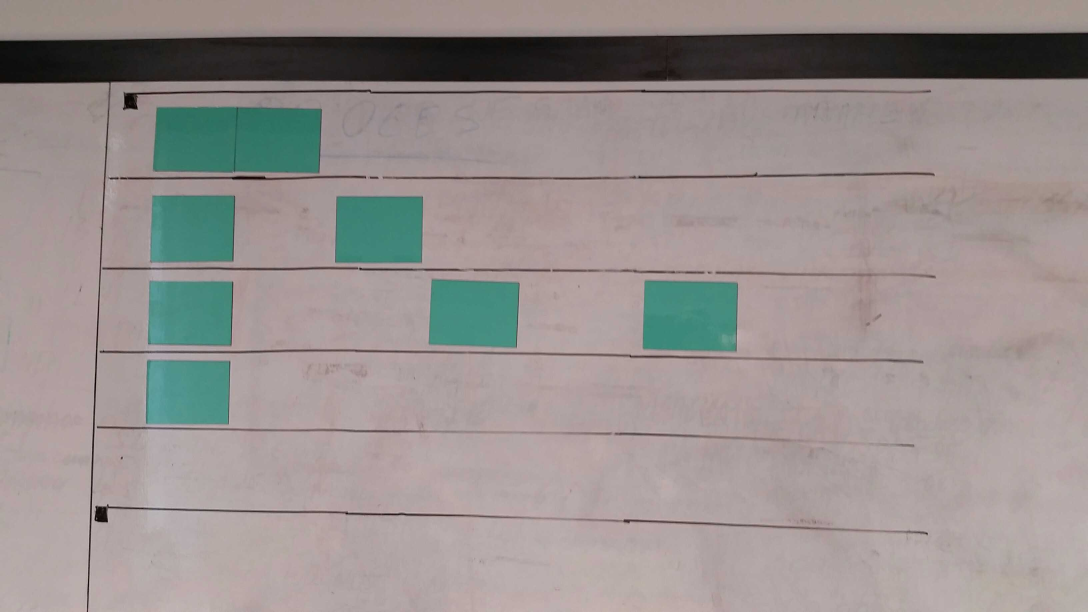
#> input picture a.jpg, 3264 x 1836 px (shown at 1/3 size)
$ jupyter execute dawids-playground.ipynb   (shell and % lines are left out)
#> lines starting #> are read from the running program, lines starting #| are printed output that depends on the picture
[cell 1]
import os
os.sys.path

[cell 2]
from skimage.color import rgb2hsv
from skimage.io import imread, imshow, show

import numpy as np
import matplotlib.pyplot as plt
import cv2

[cell 3]
def show_images(data, small=False):
    fig = plt.figure(figsize=(20, 20))
    ldata = len(data)

    for i, (im, cmap) in enumerate(data, start=1):
        if small:
            ax = fig.add_subplot(1, ldata, i, xticks=[], yticks=[])
            ax.imshow(im, cmap=cmap)
        else:
            fig = plt.figure(figsize=(20, 20))
            imshow(im, cmap=cmap)
            show()
    if small:
        fig.show()

[cell 4]
img = imread("a.jpg")
#> img is the input picture: shape (1836, 3264, 3); mean R, G, B 152.2, 144.4, 142.7
plt.figure(figsize=(20, 20))
imshow(img)
show()

[cell 5]
negative = cv2.bitwise_not(img)
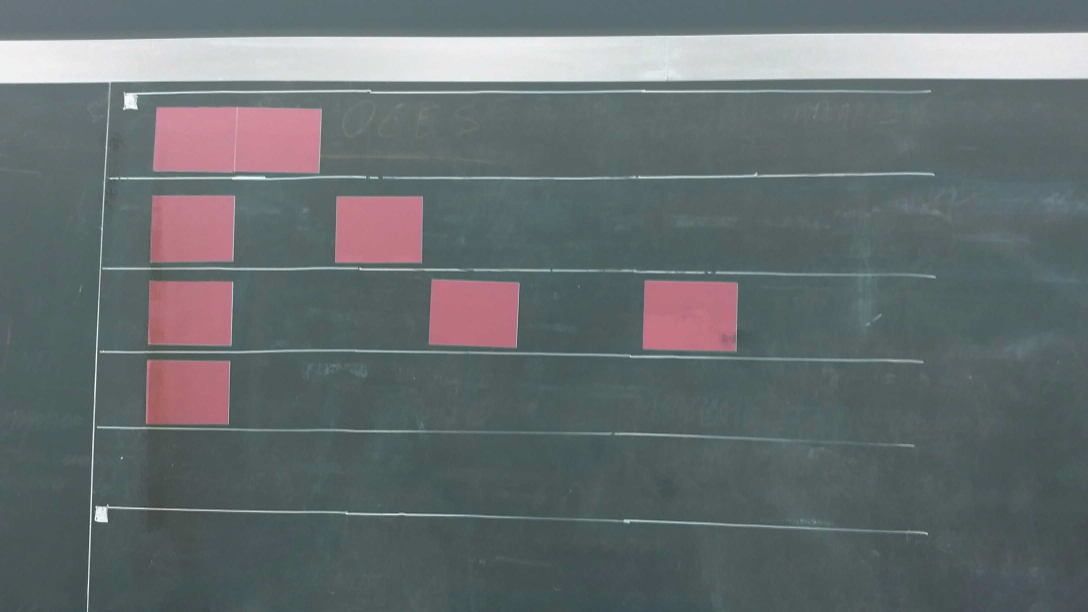
#> negative: shape (1836, 3264, 3) (shown at 1/3 size); mean R, G, B 102.8, 110.6, 112.3
plt.figure(figsize=(20, 20))
imshow(negative)

[cell 6]
normalizedImg = np.zeros((800, 800))
normalized_image = cv2.normalize(negative,  normalizedImg, 0, 255, cv2.NORM_MINMAX)
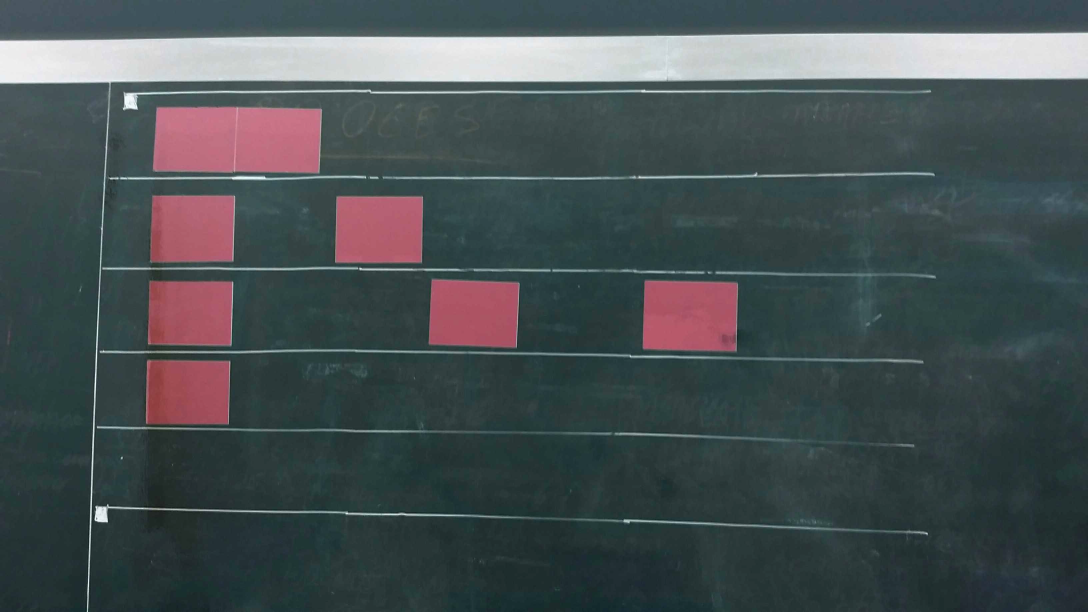
#> normalized_image: shape (1836, 3264, 3) (shown at 1/3 size); mean R, G, B 71.1, 80.5, 82.5
plt.figure(figsize=(20, 20))
imshow(normalized_image)

[cell 7]
blurred_image = cv2.medianBlur(normalized_image, 25)
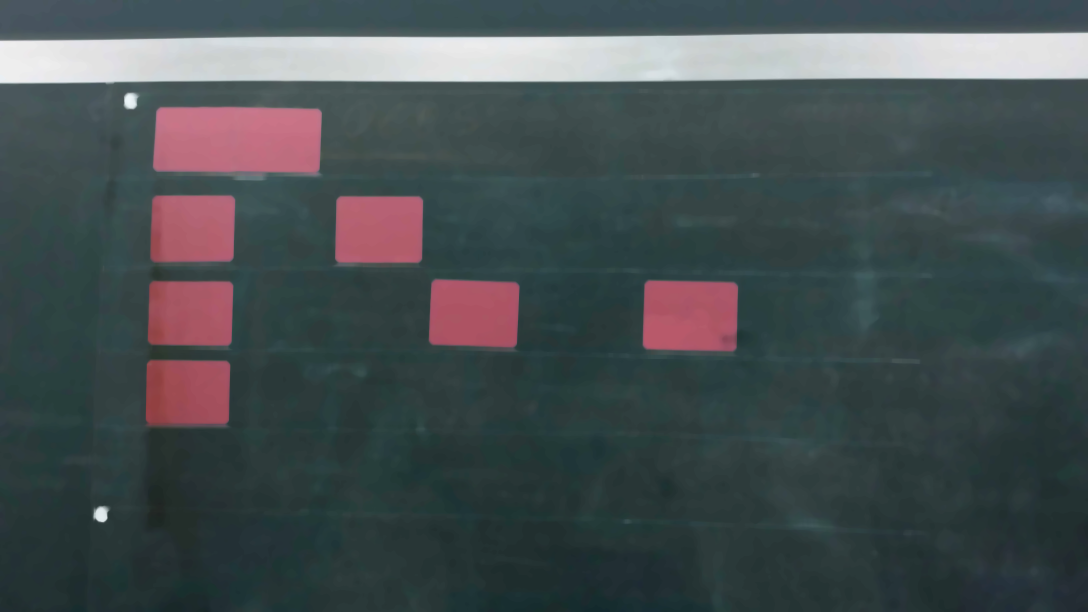
#> blurred_image: shape (1836, 3264, 3) (shown at 1/3 size); mean R, G, B 69.6, 78.8, 80.9
plt.figure(figsize=(20, 20))
imshow(blurred_image)

[cell 8]
hsv = rgb2hsv(blurred_image)
#> hsv: shape (1836, 3264, 3) float64; mean of channels 0, 1, 2 0.534, 0.271, 0.336
h = hsv[:,:,0]
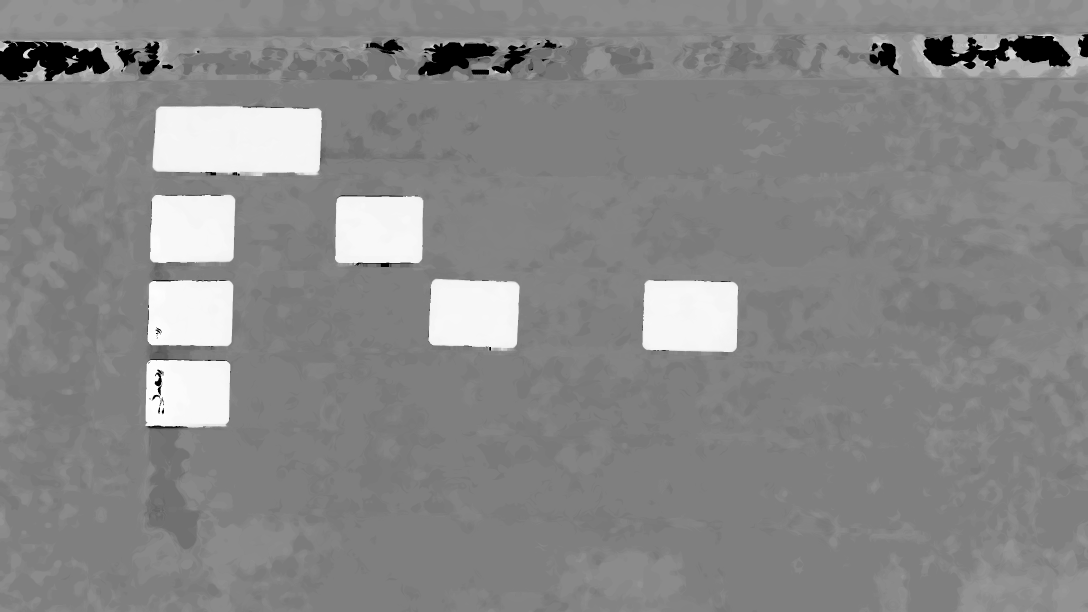
#> h: shape (1836, 3264) float64 (shown at 1/3 size); min 0, max 0.998, mean 0.534
s = hsv[:,:,1]
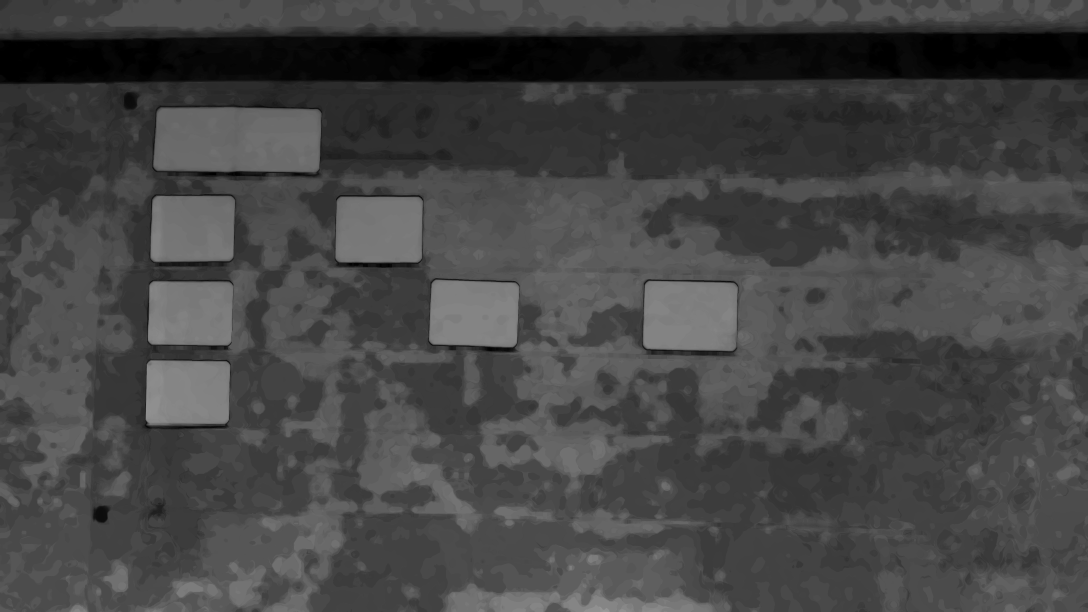
#> s: shape (1836, 3264) float64 (shown at 1/3 size); min 0, max 0.604, mean 0.271
v = hsv[:,:,2]
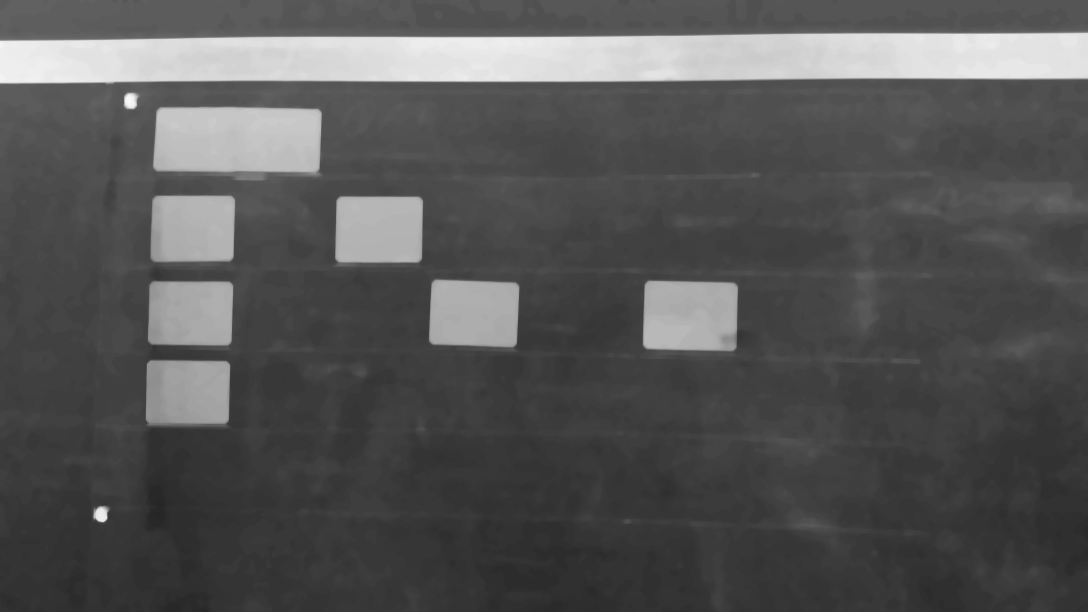
#> v: shape (1836, 3264) float64 (shown at 1/3 size); min 0.141, max 0.973, mean 0.336

show_images([
    (h, 'hsv'),
    (s, 'Greys'),
    (v, 'gray'),
])

$ run again, with b.jpg copied over a.jpg
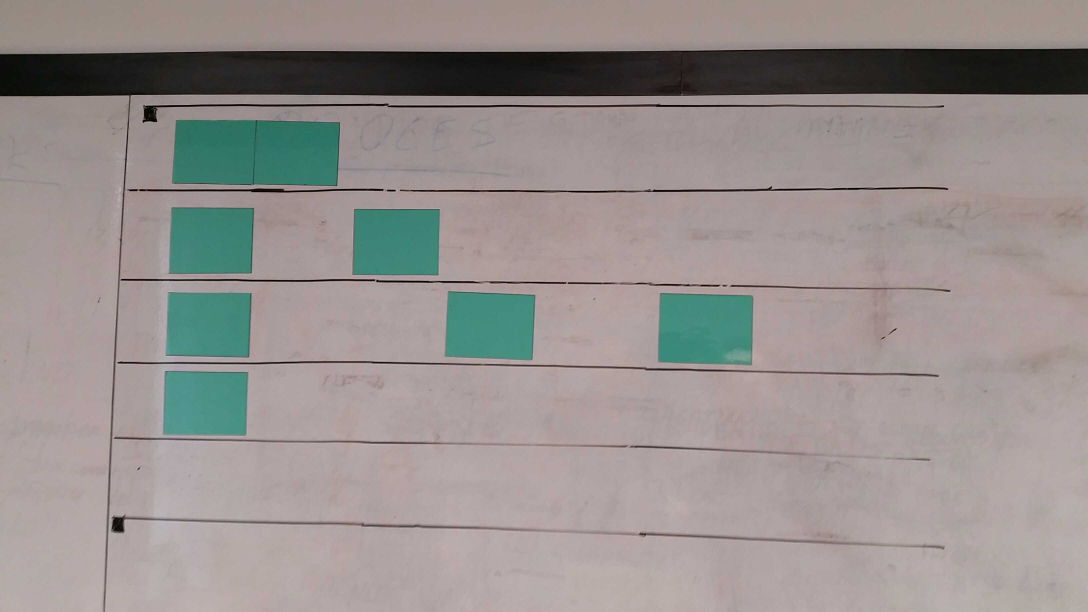
#> input picture b.jpg, 3264 x 1836 px (shown at 1/3 size)
#> img is the input picture: shape (1836, 3264, 3); mean R, G, B 150.7, 144.2, 142
#> hsv: shape (1836, 3264, 3) float64; mean of channels 0, 1, 2 0.541, 0.278, 0.322
#> `s = hsv[:,:,1]`:
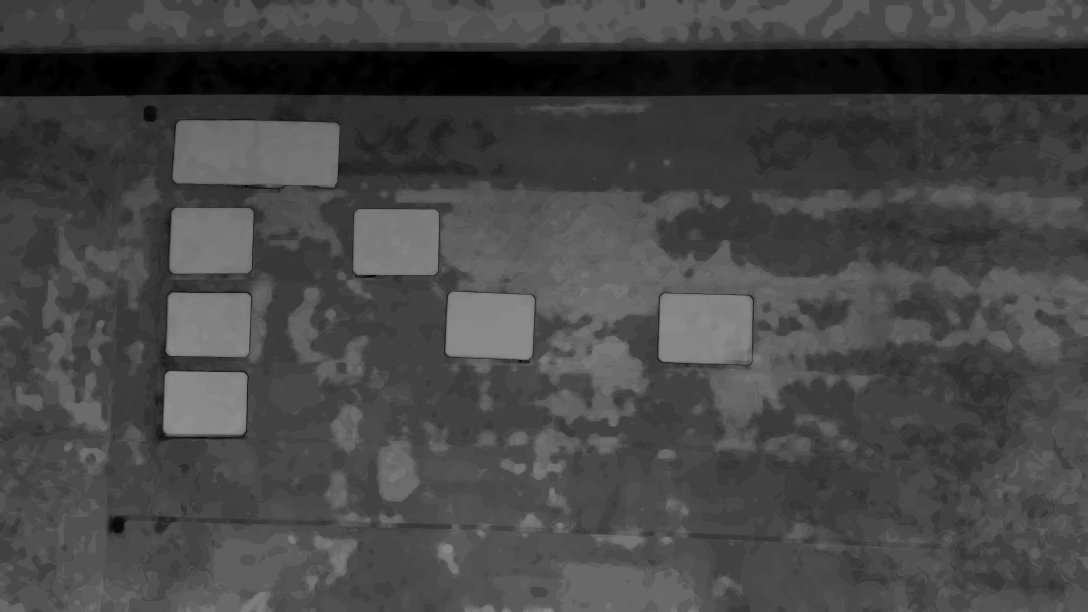
#> s: shape (1836, 3264) float64 (shown at 1/3 size); min 0, max 0.564, mean 0.278
#> `v = hsv[:,:,2]`:
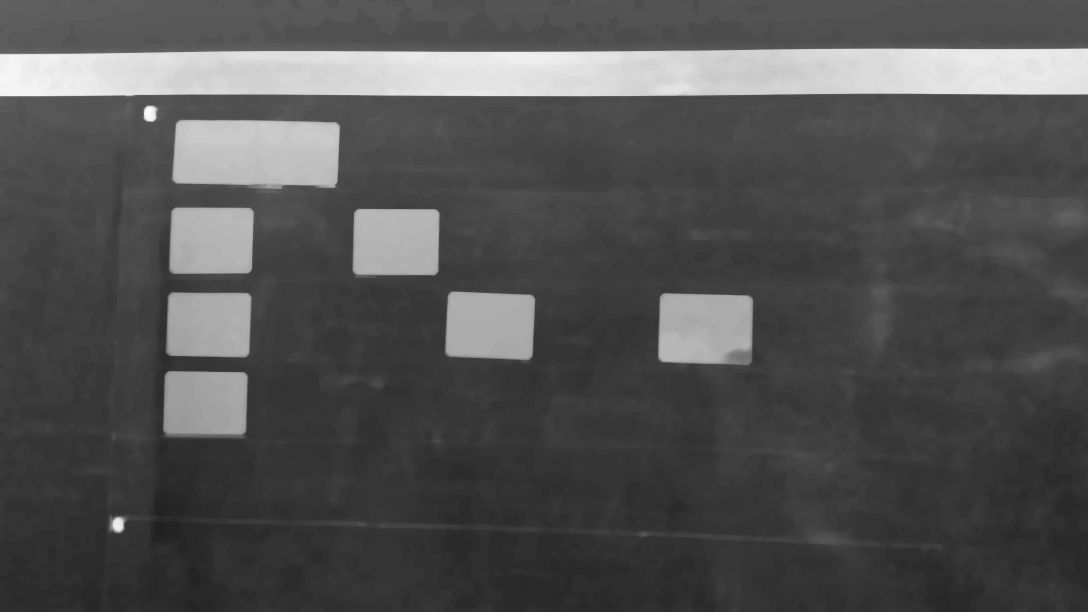
#> v: shape (1836, 3264) float64 (shown at 1/3 size); min 0.125, max 0.992, mean 0.322
